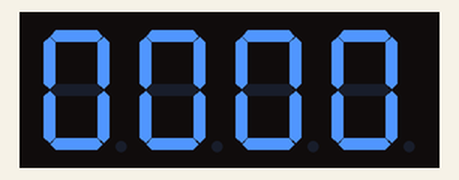
Recording of a sketch running on a simulated Arduino Uno, built with avr-gcc and run on an emulated ATmega328P. Shown: 4-digit seven-segment display.

Above: at 0.1 s.
At 4.1 s:
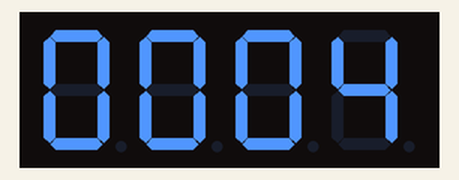
At 9.1 s:
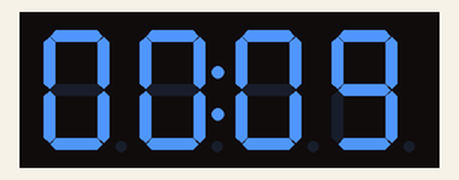
At 19.1 s:
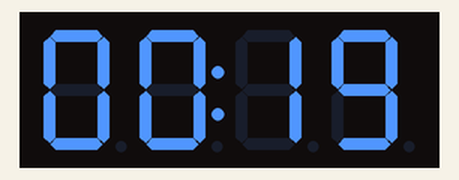
At 28.1 s:
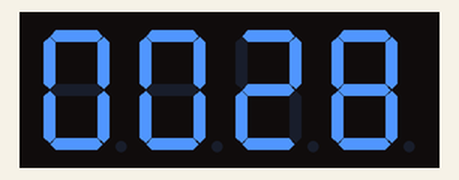
At 38.1 s:
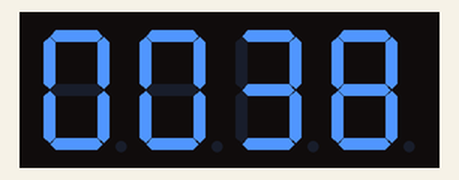

The sketch:

_0757_-_Seven_Seg_clock_display_I2C_backpack_timer.ino
```cpp
/*  0757 - Seven segment clock display timer with I2C backpack
 *
 * This sketch shows you how to use a clock seven segment display to
 * implement a simple timer. The display is used to display the
 * amount of time in minutes and seconds that has elapsed since the
 * sketch started running on the Arduino.
 *
 * To eliminate a lot of wires, in this sketch we'll use an I2C backpack to
 * drive the display.
 *
 *
 * This sketch was written by Peter Dalmaris for Arduino Step by Step.
 *
 * Components
 * ----------
 *  - Arduino Uno
 *  - Adafruit seven segment clock display I2C backpack HT16K33
 *  - Breadboard
 *  - Jumper wires
 *
 *  Libraries
 *  ---------
 *  - Wire
 *  - Adafruit_GFX
 *  - Adafruit_LEDBackpack
 *
 * Connections
 * -----------
 *
 *  Arduino Uno  |   Backpack
 *  -------------------------
 *       GND     |      -
 *       5V      |      +
 *    A4 or SDA  |      D
 *    A5 or SCL  |      C
 *
 *
 *
 *  Created on May 14 2017 by Peter Dalmaris
 *
 */

#include <Wire.h>
#include <Adafruit_GFX.h>
#include "Adafruit_LEDBackpack.h"

unsigned long timer = 0;

long previousMillis = 0;        // will store last time LED was updated

// the follow variables is a long because the time, measured in miliseconds,
// will quickly become a bigger number than can be stored in an int.
long interval = 1000;           // interval at which to blink (milliseconds)

/* Useful Constants */
#define SECS_PER_MIN  (60UL)
#define SECS_PER_HOUR (3600UL)

/* Useful Macros for getting elapsed time */
#define numberOfSeconds(_time_) (_time_ % SECS_PER_MIN)
#define numberOfMinutes(_time_) ((_time_ / SECS_PER_MIN) % SECS_PER_MIN)

// I2C address of the display.  Stick with the default address of 0x70
// unless you've changed the address jumpers on the back of the display.
#define DISPLAY_ADDRESS   0x70


// Create display object.  These are global variables that
// can be accessed from both the setup and loop function below.
Adafruit_7segment clockDisplay = Adafruit_7segment();

// Remember if the colon was drawn on the display so it can be blinked
// on and off every second.
bool blinkColon = false;


void setup() {
  // Setup the display.
  clockDisplay.begin(DISPLAY_ADDRESS);
}

void loop() {
  unsigned long currentMillis = millis();
  if(currentMillis - previousMillis > interval) {
    // save the last time the timer and blinkColon variables were updated
    previousMillis = currentMillis;
    timer++;
    blinkColon = !blinkColon;      // Flip the value of the blinkColon variable every second, so that
                                   // the colon blinks accordingly
  }

  printTimer();                   // uncoment this line to actually call the function that
                                    // displays the timer.

// Use the following examples to learn how to control individual digits on the display.
//clockDisplay.writeDigitNum(0, 0);   // Write a "0" to digit 0
//clockDisplay.writeDigitNum(1, 1);   // Write a "1" to digit 1
//clockDisplay.writeDigitNum(2, 1);   //since position 2 is the colon, use the drawColon function to control it
//clockDisplay.drawColon(1);          // Turn on the colon
//clockDisplay.writeDigitNum(3, 3);   // Write a "3" to digit 3
//clockDisplay.writeDigitNum(4, 4);   // Write a "4" to digit 4
//clockDisplay.writeDisplay();        // Update the display with these changes
}

void printTimer()
{
  int minutes = numberOfMinutes(timer);
  int seconds = numberOfSeconds(timer);
  clockDisplay.print(minutes*100 + seconds, DEC);

  //Cater for missing zeros if elapsed time is less than 10 seconds,
  //less than 1 minute, or less than 10 minutes.
  if (minutes < 10)
      clockDisplay.writeDigitNum(0, 0);
  if (minutes < 1)
      clockDisplay.writeDigitNum(1, 0);
  if (seconds < 10)
      clockDisplay.writeDigitNum(3, 0);

  // Blink the colon by writting the current blinkColon value
  clockDisplay.drawColon(blinkColon);

  clockDisplay.writeDisplay();
}
```

Measured:
- what the display in image 1 shows lasts 1.0 s, from 4.0 s to 5.0 s
